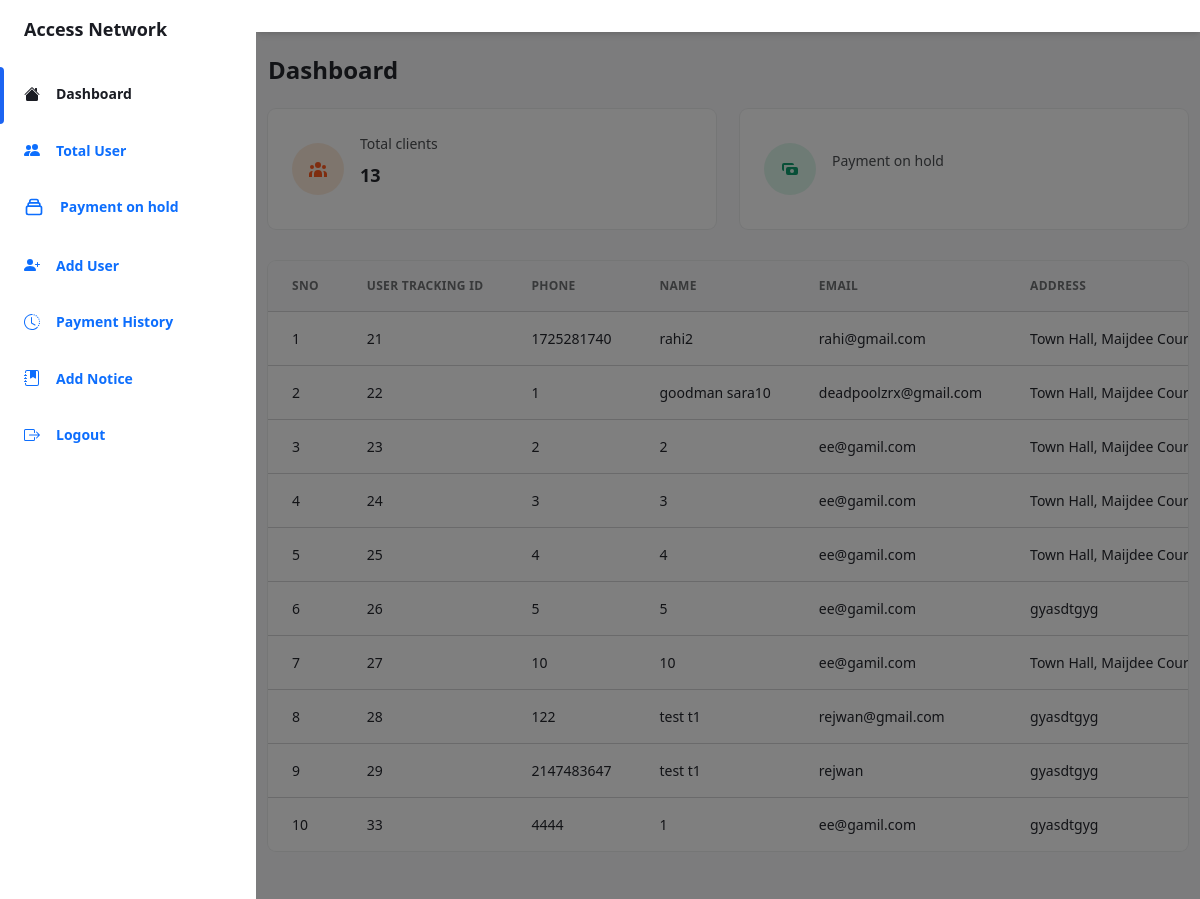
Screenshot of /admin2.php (signed in) with the database file from the repository.
### admin2.php (the view, shortened to what this page needs)
<!DOCTYPE html>
<html :class="{ 'theme-dark': dark }" x-data="data()" lang="en">
<head>
  <link rel="stylesheet" href="./assets/css/tailwind.output.css" />
  <link rel="stylesheet" href="https://cdnjs.cloudflare.com/ajax/libs/Chart.js/2.9.3/Chart.min.css" />
  <link href="https://cdn.jsdelivr.net/npm/bootstrap@5.1.3/dist/css/bootstrap.min.css" rel="stylesheet">
  <link rel="stylesheet" href="./assets/css/custom.css">
</head>
<body>
  <div class="flex h-screen bg-gray-50 dark:bg-gray-900" :class="{ 'overflow-hidden': isSideMenuOpen }">
    <aside class="z-20 hidden w-64 overflow-y-auto bg-white dark:bg-gray-800 md:block flex-shrink-0">
      <div class="py-4 text-gray-500 dark:text-gray-400">
        <a class="ml-6 text-lg font-bold text-gray-800 dark:text-gray-200" href="#">
          Access Network
        </a>
        <ul class="mt-6">
          <li class="relative px-6 py-3">
            <span class="absolute inset-y-0 left-0 w-1 bg-purple-600 rounded-tr-lg rounded-br-lg" aria-hidden="true"></span>
            <a class="inline-flex items-center w-full text-sm font-semibold text-gray-800 transition-colors duration-150 hover:text-gray-800 dark:hover:text-gray-200 dark:text-gray-100" href="admin.php">
              <span class="ml-4">Dashboard</span>
            </a>
          </li>
        </ul>
        <ul>
          <li class="relative px-6 py-3">
            <a class="inline-flex items-center w-full text-sm font-semibold transition-colors duration-150 hover:text-gray-800 dark:hover:text-gray-200" href="total_user.php">
              <span class="ml-4">Total User</span>
            </a>
          </li>
          <li class="relative px-6 py-3">
            <a class="inline-flex items-center w-full text-sm font-semibold transition-colors duration-150 hover:text-gray-800 dark:hover:text-gray-200" href="payment_onhold2.php">
              <span class="ml-4">Payment on hold</span>
            </a>
          </li>
          <li class="relative px-6 py-3">
            <a class="inline-flex items-center w-full text-sm font-semibold transition-colors duration-150 hover:text-gray-800 dark:hover:text-gray-200" href="add_user.php">
              <span class="ml-4">Add User</span>
            </a>
          </li>
          <li class="relative px-6 py-3">
            <a class="inline-flex items-center w-full text-sm font-semibold transition-colors duration-150 hover:text-gray-800 dark:hover:text-gray-200" href="payment_history.php">
              <span class="ml-4">Payment History</span>
            </a>
          </li>
          <li class="relative px-6 py-3">
            <a class="inline-flex items-center w-full text-sm font-semibold transition-colors duration-150 hover:text-gray-800 dark:hover:text-gray-200" href="notice.php">
              <span class="ml-4">Add Notice</span>
            </a>
          </li>
          <li class="relative px-6 py-3">
            <a class="inline-flex items-center w-full text-sm font-semibold transition-colors duration-150 hover:text-gray-800 dark:hover:text-gray-200" href="admin_logout.php">
              <span class="ml-4">Logout</span>
            </a>
          </li>
        </ul>
      </div>
    </aside>
    <div x-show="isSideMenuOpen" x-transition:enter="transition ease-in-out duration-150" x-transition:enter-start="opacity-0" x-transition:enter-end="opacity-100" x-transition:leave="transition ease-in-out duration-150" x-transition:leave-start="opacity-100" x-transition:leave-end="opacity-0" class="fixed inset-0 z-10 flex items-end bg-black bg-opacity-50 sm:items-center sm:justify-center"></div>
    <div class="flex flex-col flex-1 w-full">
      <header class="z-10 py-4 bg-white shadow-md dark:bg-gray-800">
      </header>
      <main class="h-full overflow-y-auto">
        <div class="container px-6 mx-auto grid">
          <h2 class="my-6 text-2xl font-semibold text-gray-700 dark:text-gray-200">
            Dashboard
          </h2>
          <div class="grid gap-6 mb-8 md:grid-cols-2 xl:grid-cols-4">
            <div class="flex items-center p-4 bg-white rounded-lg shadow-xs dark:bg-gray-800">
              <div class="p-3 mr-4 text-orange-500 bg-orange-100 rounded-full dark:text-orange-100 dark:bg-orange-500">
              </div>
              <div>
                <p class="mb-2 text-sm font-medium text-gray-600 dark:text-gray-400">
                  Total clients
                </p>
                <p class="text-lg font-semibold text-gray-700 dark:text-gray-200">
                  <?php
                  include('connection.php');
                  $datab = "SELECT * FROM `user-regester` ";
                  $querycon = mysqli_query($con, $datab);
                  $numrow = mysqli_num_rows($querycon);
                  echo $numrow;
                  ?>
                </p>
              </div>
            </div>
            <div class="flex items-center p-4 bg-white rounded-lg shadow-xs dark:bg-gray-800">
              <div class="p-3 mr-4 text-green-500 bg-green-100 rounded-full dark:text-green-100 dark:bg-green-500">
                <svg class="w-5 h-5" fill="currentColor" viewBox="0 0 20 20">
                  <path fill-rule="evenodd" d="M4 4a2 2 0 00-2 2v4a2 2 0 002 2V6h10a2 2 0 00-2-2H4zm2 6a2 2 0 012-2h8a2 2 0 012 2v4a2 2 0 01-2 2H8a2 2 0 01-2-2v-4zm6 4a2 2 0 100-4 2 2 0 000 4z" clip-rule="evenodd"></path>
                </svg>
              </div>
              <div>
                <p class="mb-2 text-sm font-medium text-gray-600 dark:text-gray-400">
                  Payment on hold
                </p>
              </div>
            </div>
          </div>
          <div class="w-full overflow-hidden rounded-lg shadow-xs mb-5">
            <div class="w-full overflow-x-auto">
              <table class="w-full whitespace-no-wrap" id="myTable">
                <thead>
                  <tr class="text-xs font-semibold tracking-wide text-left text-gray-500 uppercase border-b dark:border-gray-700 bg-gray-50 dark:text-gray-400 dark:bg-gray-800">
                    <th class="px-4 py-3">SNO</th>
                    <th class="px-4 py-3">USER TRACKING ID</th>
                    <th class="px-4 py-3">PHONE</th>
                    <th class="px-4 py-3">NAME</th>
                    <th class="px-4 py-3">EMAIL</th>
                    <th class="px-4 py-3">ADDRESS</th>
                  </tr>
                </thead>
                <tbody class="bg-white divide-y dark:divide-gray-700 dark:bg-gray-800">
                  <?php
                  include('connection.php');
                  $datab = "SELECT * FROM `user-regester` LIMIT 3, 11 ";
                  $querycon = mysqli_query($con, $datab);
                  $a = 1;
                  while ($fetch = mysqli_fetch_array($querycon)) {
                  ?>
                    <tr class="text-gray-700 dark:text-gray-400">
                      <td class="px-4 py-3 text-sm">
                        <?php echo $a++; ?>
                      </td>
                      <td class="px-4 py-3 text-sm">
                        <?php echo $fetch['sno'] ?>
                      </td>
                      <td class="px-4 py-3 text-sm">
                        <?php echo $fetch['phone'] ?>
                      </td>
                      <td class="px-4 py-3 text-sm">
                        <?php echo $fetch['name'] ?>
                      </td>
                      <td class="px-4 py-3 text-sm">
                        <?php echo $fetch['email'] ?>
                      </td>
                      <td class="px-4 py-3 text-sm">
                        <?php echo $fetch['address'] ?>
                      </td>
                    </tr>
                  <?php
                  }
                  ?>
                </tbody>
              </table>
            </div>
          </div>
        </div>
      </main>
    </div>
  </div>
</body>
</html>

### assets/css/custom.css (style rules this page uses)
a { text-decoration: none !important; }
dl, ol, ul { margin-top: 0; margin-bottom: 0 !important; padding-left: 0rem !important; }
.py-4 { padding-top: 1rem !important; padding-bottom: 1rem !important; }

### rows the page displays
user-regester: sno "21", phone "1725281740", name "rahi2", email "rahi@gmail.com", address "Town Hall, Maijdee…"
user-regester: sno "22", phone "1", name "goodman sara10", email "deadpoolzrx@gmail.com", address "Town Hall, Maijdee…"
user-regester: sno "23", phone "2", name "2", email "ee@gamil.com", address "Town Hall, Maijdee…"
user-regester: sno "24", phone "3", name "3", email "ee@gamil.com", address "Town Hall, Maijdee…"
user-regester: sno "25", phone "4", name "4", email "ee@gamil.com", address "Town Hall, Maijdee…"
user-regester: sno "26", phone "5", name "5", email "ee@gamil.com", address "gyasdtgyg"
user-regester: sno "27", phone "10", name "10", email "ee@gamil.com", address "Town Hall, Maijdee…"
user-regester: sno "28", phone "122", name "test t1", email "rejwan@gmail.com", address "gyasdtgyg"
user-regester: sno "29", phone "2147483647", name "test t1", email "rejwan", address "gyasdtgyg"
user-regester: sno "33", phone "4444", name "1", email "ee@gamil.com", address "gyasdtgyg"

### other values shown
$numrow "13"
